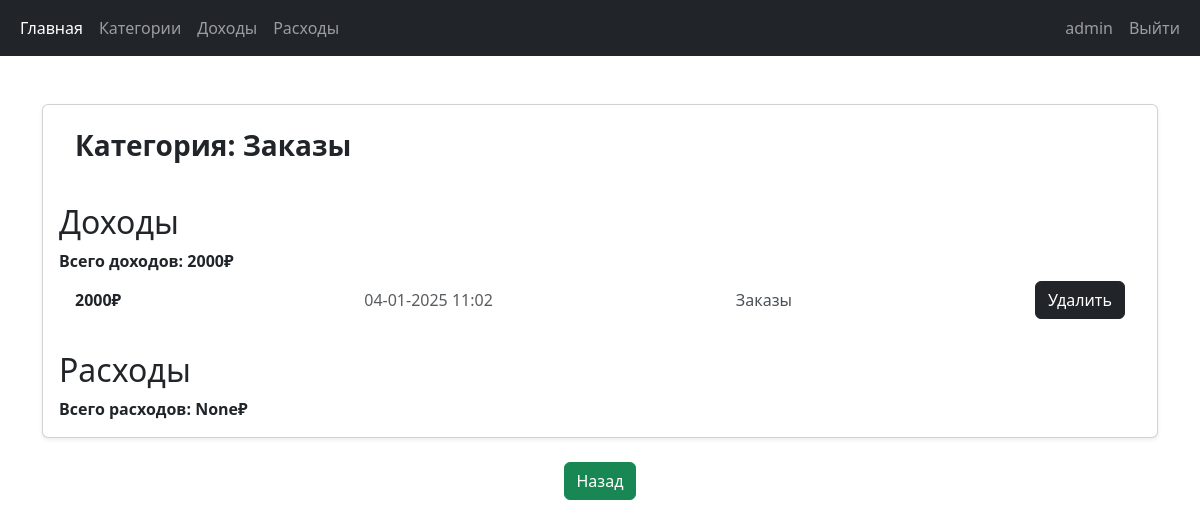
Page /1 (signed in) on the committed database.
### users/models.py (models this page shows)
class User(AbstractUser):
    pass

### dashboard/models.py (models this page shows, shortened)
class Category(models.Model):
    title = models.CharField(max_length=255)
    author = models.ForeignKey(
        User,
        on_delete=models.CASCADE,
        verbose_name="Автор категории",
    )

class Income(models.Model):
    category = models.ForeignKey(
        Category,
        on_delete=models.CASCADE,
        related_name="incomes",
        verbose_name="Категория",
    )
    amount = models.IntegerField()
    date = models.DateTimeField(auto_now_add=True)
    author = models.ForeignKey(
        User,
        on_delete=models.CASCADE,
        verbose_name="Автор дохода",
    )

### dashboard/views.py (the view)
# urls.py: path("<int:pk>", CategoryDetailView.as_view(), name="category_detail"),
class CategoryDetailView(LoginRequiredMixin, DetailView):
    queryset = Category.objects.select_related("author")
    template_name = "detail.html"
    def get_context_data(self, **kwargs):
        context = super().get_context_data(**kwargs)
        user = self.request.user
        category = self.object
        expenses, total_exp = get_totals(user, Expense, {"category": category})
        incomes, total_inc = get_totals(user, Income, {"category": category})
        context["expenses"] = expenses
        context["total_exp"] = total_exp
        context["incomes"] = incomes
        context["total_inc"] = total_inc
        return context

### dashboard/views.py (called while the page is built)
def get_totals(user, model, filter_params=None):
    try:
        filter_params = filter_params or {}
        items = model.objects.filter(author=user, **filter_params)
        total = items.aggregate(total=Sum("amount")).get("total", 0)
        return items, total
    except DatabaseError as e:
        print(f"Database error: {e}")
        return None, 0

### templates/detail.html (shortened to what this page needs)
{% extends "base.html" %}
{% block content %}
<br>
<br>
<div class="card shadow-sm">
    <div class="card-body">
        <ul class="list-group list-group-flush">
            <li class="list-group-item d-flex justify-content-between align-items-center">
                <h3><span class="fw-bold">Категория: {{ category.title }}</span></h3>
            </li>
        </ul>
        <h2 class="mt-4">Доходы</h2>
        <ul class="list-group list-group-flush">
            <span class="fw-bold">Всего доходов: {{ total_inc }}₽</span>
            {% for income in incomes %}
            <li class="list-group-item d-flex justify-content-between align-items-center">
                <span class="fw-bold">{{ income.amount }}₽</span>
                <span class="text-muted">{{ income.date|date:"d-m-Y H:i" }}</span>
                <span class="text-light-emphasis">{{ income.category.title }}</span>
                <form method="POST" action="{% url 'income_del' income.id %}">
                    <button type="submit" class="btn btn-dark">Удалить</button>
                </form>
            </li>
            {% endfor %}
        </ul>
        <h2 class="mt-4">Расходы</h2>
        <ul class="list-group list-group-flush">
            <span class="fw-bold">Всего расходов: {{ total_exp }}₽</span>
        </ul>
    </div>
</div>
<div class="text-center mt-4">
    <a href="/" class="btn btn-success">Назад</a>
</div>
{% endblock %}

### templates/base.html (shortened to what this page needs)
<!DOCTYPE html>
<html lang="ru">
<head>
    <link href="https://cdn.jsdelivr.net/npm/bootstrap@5.3.3/dist/css/bootstrap.min.css" rel="stylesheet"
>
</head>
<body>
    <header>
        <nav class="navbar navbar-expand-lg navbar-dark bg-dark">
            <div class="container-fluid">
                <div class="collapse navbar-collapse" id="navbarNav">
                    <ul class="navbar-nav me-auto mb-2 mb-lg-0">
                        <li class="nav-item">
                            <a class="nav-link active" aria-current="page" href="/">Главная</a>
                        </li>
                        <li class="nav-item">
                            <a class="nav-link" href="/categories">Категории</a>
                        </li>
                        <li class="nav-item">
                            <a class="nav-link" href="/income">Доходы</a>
                        </li>
                        <li class="nav-item">
                            <a class="nav-link" href="/expenses">Расходы</a>
                        </li>
                    </ul>
                    <ul class="navbar-nav">
                        <li class="nav-item">
                            <a class="nav-link">{{user}}</a></li>
                        <li class="nav-item"><a class="nav-link" href="{% url 'logout' %}">Выйти</a>
                        </li>
                    </ul>
                </div>
        </nav>
    </header>
    <main class="container">
        {% block content %}{% endblock %}
    </main>
</body>
</html>

### rows in the picture
User: username "admin"
Category: title "Заказы"
Income: amount "2000", date "04-01-2025 11:02", category "Заказы"

### other values in the picture
{{ total_inc }} "2000"
{{ total_exp }} "None"
